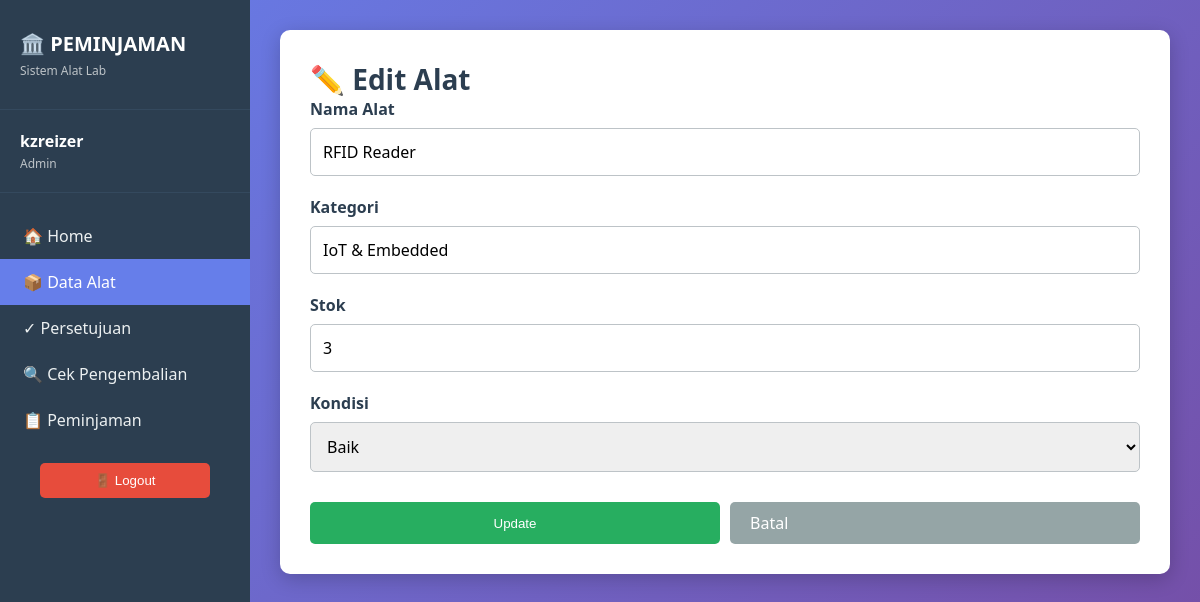
Screenshot of /peminjaman/index.php?page=alat&action=edit&id=3 (signed in) with the database file from the repository.
### tables this page shows
CREATE TABLE `alat` (
  `id` int NOT NULL,
  `nama` varchar(100) DEFAULT NULL,
  `kategori` varchar(50) DEFAULT NULL,
  `stok` int DEFAULT NULL,
  `kondisi` varchar(50) DEFAULT NULL
);

### peminjaman/app/controllers/AlatController.php (called while the page is built, shortened)
<?php
require_once __DIR__ . '/../models/AlatModel.php';
class AlatController {
  private $model;
  public function __construct() {
    $this->model = new AlatModel();
  }
  public function getAlat($id) {
    return $this->model->getById($id);
  }
}
?>

### peminjaman/app/models/AlatModel.php (called while the page is built, shortened)
<?php
require_once __DIR__ . '/../../config/database.php';
class AlatModel {
  private $conn;
  public function __construct() {
    global $conn;
    $this->conn = $conn;
  }
  public function getById($id) {
    $query = "SELECT * FROM alat WHERE id = ?";
    $stmt = mysqli_prepare($this->conn, $query);
    mysqli_stmt_bind_param($stmt, "i", $id);
    mysqli_stmt_execute($stmt);
    $result = mysqli_stmt_get_result($stmt);
    return mysqli_fetch_assoc($result);
  }
}
?>

### peminjaman/app/views/alat/edit.php (the view, shortened to what this page needs)
<h1>✏️ Edit Alat</h1>
<form method="POST" action="index.php?page=alat&action=edit">
  <div class="form-group">
    <label for="nama">Nama Alat</label>
    <input type="text" id="nama" name="nama" value="<?php echo htmlspecialchars($alat['nama']); ?>" required>
  </div>
  <div class="form-group">
    <label for="kategori">Kategori</label>
    <input type="text" id="kategori" name="kategori" value="<?php echo htmlspecialchars($alat['kategori']); ?>" required>
  </div>
  <div class="form-group">
    <label for="stok">Stok</label>
    <input type="number" id="stok" name="stok" value="<?php echo $alat['stok']; ?>" min="0" required>
  </div>
  <div class="form-group">
    <label for="kondisi">Kondisi</label>
    <select id="kondisi" name="kondisi" required>
      <option value="baik" <?php if ($alat['kondisi'] === 'baik') echo 'selected'; ?>>Baik</option>
    </select>
  </div>
  <div class="button-group">
    <button type="submit" class="btn btn-success">Update</button>
    <a href="index.php?page=alat" class="btn btn-secondary">Batal</a>
  </div>
</form>

### peminjaman/app/views/layout/master.php (style rules this page uses)
* { margin: 0; padding: 0; box-sizing: border-box; }
body { font-family: 'Segoe UI', Tahoma, Geneva, Verdana, sans-serif; background: linear-gradient(135deg, #667eea 0%, #764ba2 100%); min-height: 100vh; display: flex; }
h1 { color: #2c3e50; font-size: 28px; }
.btn { padding: 10px 20px; background: #667eea; color: white; border: none; border-radius: 5px; text-decoration: none; cursor: pointer; transition: all 0.3s; display: inline-block; }
.btn-secondary { background: #95a5a6; }
.btn-success { background: #27ae60; }
.form-group { margin-bottom: 20px; }
label { display: block; margin-bottom: 8px; color: #2c3e50; font-weight: bold; }
input[type="text"], input[type="password"], input[type="email"], input[type="date"], input[type="number"], select, textarea { width: 100%; padding: 12px; border: 1px solid #bdc3c7; border-radius: 5px; font-size: 16px; transition: border-color 0.3s; font-family: inherit; }
.button-group { display: flex; gap: 10px; margin-top: 30px; }
.button-group .btn { flex: 1; }

### rows the page displays
alat: nama "RFID Reader", kategori "IoT & Embedded", stok "3", kondisi "Baik"

### other values shown
$_SESSION['user']['username'] "kzreizer"
$_SESSION['user']['role'] "Admin"
